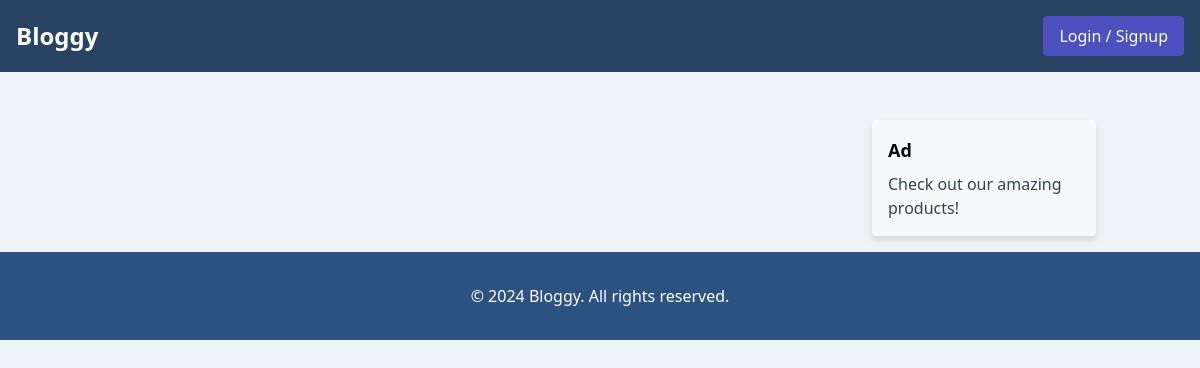
Page /home on the earlier database version.
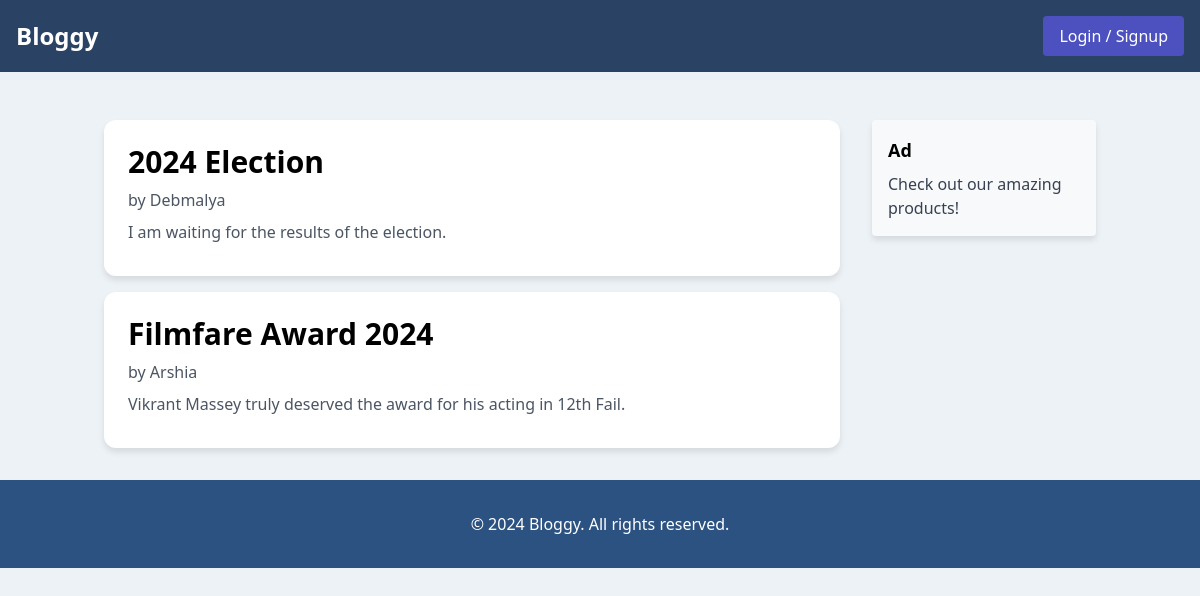
Same page on the later database version.
### utils/db.py (models this page shows)
class Blog(db.Model):
    blogId = db.Column(db.String(50), primary_key=True)
    title = db.Column(db.String(100), nullable=False)
    body = db.Column(db.String(1000), nullable=False)
    imageURI = db.Column(db.String(50), nullable=True)
    blogsCreated = db.relationship('AllBlogs', backref='blog', cascade='all, delete-orphan')

class AllBlogs(db.Model):
    userName = db.Column(db.String(50), db.ForeignKey('user.userName', ondelete='CASCADE'), primary_key=True)
    blogId = db.Column(db.String(50), db.ForeignKey('blog.blogId', ondelete='CASCADE'), primary_key=True)

### main.py (the view)
@app.route('/')
@app.route('/home')
def home():
    data = display_all()
    print(data)
    return render_template('home.html', data=data, length = len(data))

### functionalities/displayAll.py (called while the page is built)
def display_all():
    blogs = AllBlogs.query.all()
    result=[]
    for blog in blogs:
        userName=blog.userName
        blogId=blog.blogId
        blogData=Blog.query.get(blogId)
        blogTitle=blogData.title
        blogBody=blogData.body
        blogImageURI=blogData.imageURI
        post={}
        post["userName"] = userName
        post["title"] = blogTitle
        post["body"] = blogBody
        post["imageURI"] = blogImageURI
        result.append(post)
    result = result[::-1]
    return result

### templates/home.html (shortened to what this page needs)
<!DOCTYPE html>
<html lang="en">
<head>
    <link rel="stylesheet" href="/static/home.css">
    <link href="https://cdn.jsdelivr.net/npm/tailwindcss@2.2.19/dist/tailwind.min.css" rel="stylesheet">
</head>
<body>
    <nav class="navbar p-4 flex justify-between items-center">
        <div class="text-white text-2xl font-bold">Bloggy</div>
        <a href="/login"><button class="text-white px-4 py-2 rounded">Login / Signup</button></a>
    </nav>
    <div class="container mx-auto mt-8 flex">
        <div class="w-3/4 p-4">
            {% for i in range(length) %}
            <div class="blog-card mb-4 p-6">
                <h2 class="text-3xl font-bold mb-2">{{ data[i]['title'] }}</h2>
                <p class="text-gray-600 mb-2">by {{ data[i]['userName'] }}</p>
                <p class="text-gray-600 mb-2">{{data[i]['body']}}</p>
            </div>
            {% endfor %}
        </div>
        <div class="w-1/4 p-4 sticky top-0">
            <div class="promotion-card p-4 rounded">
                <h3 class="text-lg font-semibold mb-2">Ad</h3>
                <p class="text-gray-700">Check out our amazing products!</p>
            </div>
        </div>
    </div>
    <footer>
        <p>&copy; 2024 Bloggy. All rights reserved.</p>
    </footer>
</body>
</html>

### static/home.css (style rules this page uses)
body { background-color: #edf2f7; font-family: 'Poppins', sans-serif; }
.navbar { background-color: #2a4365; }
.navbar button { background-color: #4c51bf; transition: background-color 0.3s ease; }
.blog-card { background-color: #ffffff; border-radius: 12px; box-shadow: 0 4px 6px rgba(0, 0, 0, 0.1); transition: transform 0.3s ease; }
.promotion-card { background-color: #f8f9fa; border-radius: 12px; box-shadow: 0 4px 6px rgba(0, 0, 0, 0.1); }
footer { background-color: #2c5282; color: #ffffff; padding: 2rem 0; text-align: center; }

Differences in the rows shown:
added Blog: title "2024 Election", body "I am waiting for the results of the election."
added AllBlogs: userName "Debmalya"
added Blog: title "Filmfare Award 2024", body "Vikrant Massey truly deserved the award for his acting in 12th Fail."
added AllBlogs: userName "Arshia"
Other differences:
new list line: "by"
